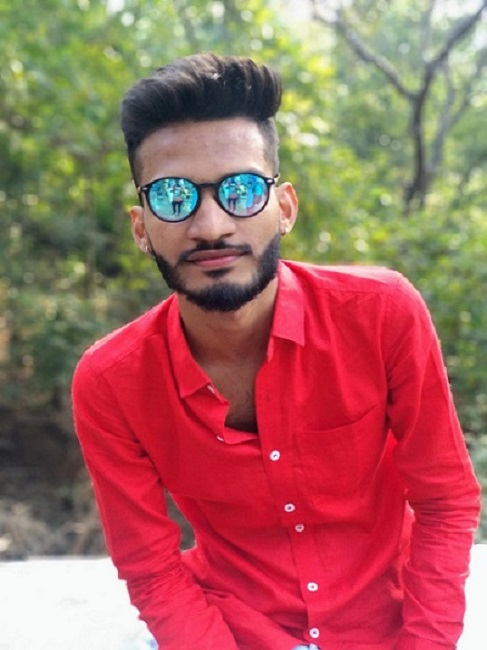
#> input picture 5. Face Detection/nix.jpg, 487 x 650 px
$ python image.py
#> lines starting #> are read from the running program, lines starting #| are printed output that depends on the picture; after the words box and inside, x2 and y2 are one past the last pixel; in counts of white or black regions, pixels touching at a corner belong together
import cv2

face_cascade=cv2.CascadeClassifier("frontface.xml")

img=cv2.imread("nix.jpg")
#> img is the input picture: shape (650, 487, 3); mean B, G, R 95.5, 101.2, 166
#gray_img=cv2.cvtColor(img, cv2.COLOR_BGR2GRAY)

faces=face_cascade.detectMultiScale(img,
scaleFactor=1.05,
minNeighbors=5)
#> faces = [[164, 321, 101, 101], [124, 125, 182, 182]]

for x, y, w, h in faces:
	img=cv2.rectangle(img, (x,y), (x+w,y+h), (0,255,0), 3)
#> this loop made 2 passes
#> pass 1, `img=cv2.rectangle(img, (x,y), (x+w,y+h), (0,255,0), 3)`:
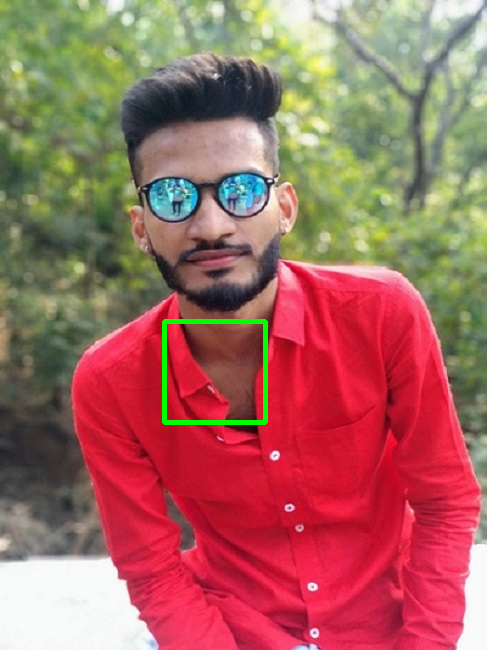
#> img: shape (650, 487, 3); 0.63% of pixels changed, all inside (x1, y1, x2, y2) = (162, 319, 268, 425)
#> pass 2, `img=cv2.rectangle(img, (x,y), (x+w,y+h), (0,255,0), 3)`:
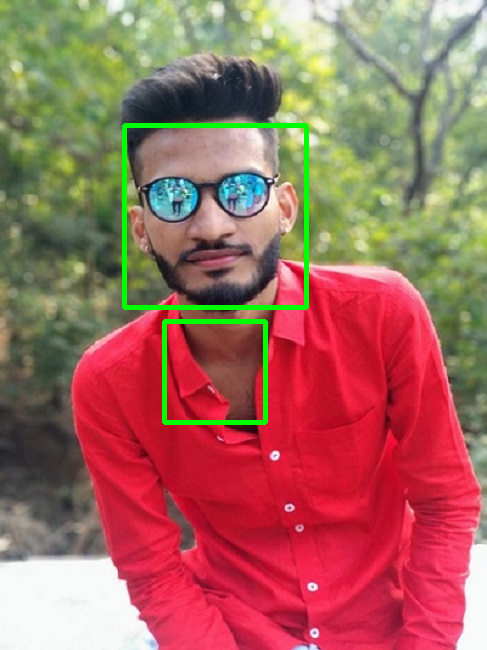
#> img: shape (650, 487, 3); 1.15% of pixels changed, all inside (x1, y1, x2, y2) = (122, 123, 309, 310)

resized=cv2.resize(img, (int(img.shape[1]/2), int(img.shape[0]/2)))

cv2.imshow( "Detection", resized)
cv2.waitKey(0)
cv2.destroyAllWindows()

$ run again, with 5. Face Detection/galaxy.jpg copied over 5. Face Detection/nix.jpg
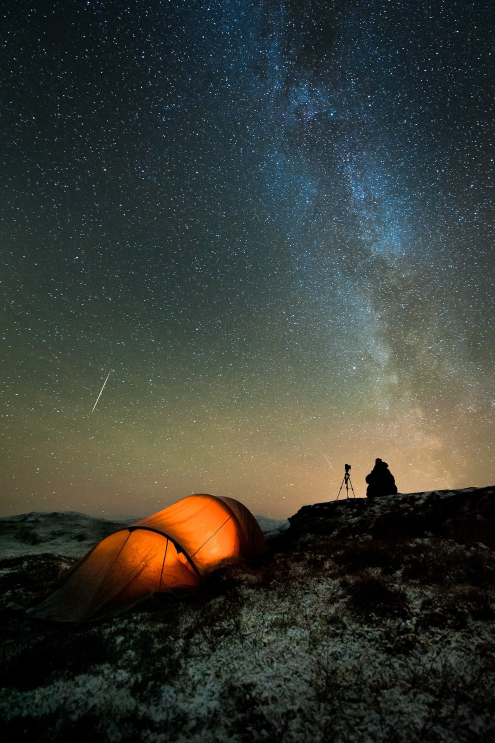
#> input picture 5. Face Detection/galaxy.jpg, 990 x 1485 px (shown at 1/2 size)
#> img is the input picture: shape (1485, 990, 3); mean B, G, R 53.4, 60.3, 56.8
#> faces = [[796, 779, 39, 39]]
#> the loop `for x, y, w, h in faces:` made 1 pass
#> pass 1, `img=cv2.rectangle(img, (x,y), (x+w,y+h), (0,255,0), 3)`:
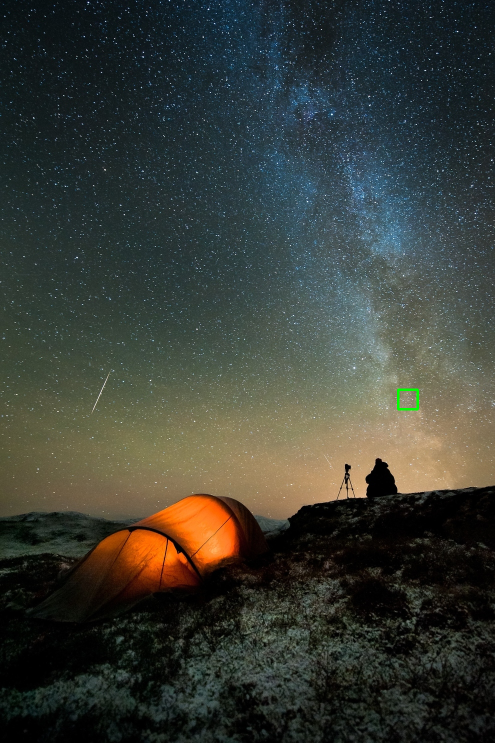
#> img: shape (1485, 990, 3) (shown at 1/2 size); 0.05% of pixels changed, all inside (x1, y1, x2, y2) = (794, 777, 838, 821)
#> `resized=cv2.resize(img, (int(img.shape[1]/2), int(img.shape[0]/2)))`:
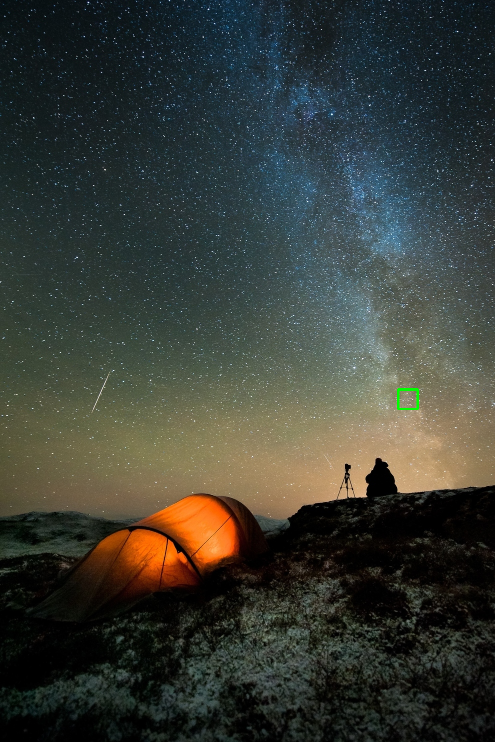
#> resized: shape (742, 495, 3); mean B, G, R 53.2, 60.2, 56.6
